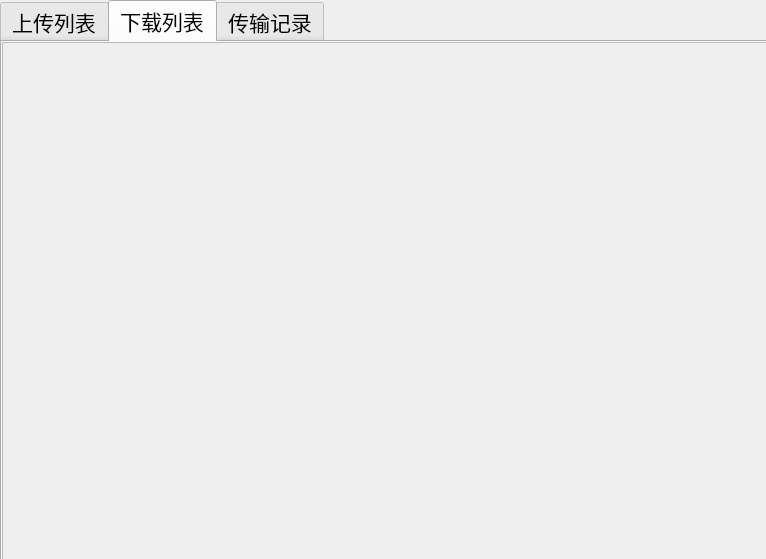
<?xml version="1.0" encoding="UTF-8"?>
<ui version="4.0">
 <class>TransferPage</class>
 <widget class="QWidget" name="TransferPage">
  <property name="geometry">
   <rect>
    <x>0</x>
    <y>0</y>
    <width>766</width>
    <height>559</height>
   </rect>
  </property>
  <property name="windowTitle">
   <string>Form</string>
  </property>
  <widget class="QTabWidget" name="tabWidget">
   <property name="geometry">
    <rect>
     <x>0</x>
     <y>0</y>
     <width>771</width>
     <height>562</height>
    </rect>
   </property>
   <property name="font">
    <font>
     <family>新宋体</family>
     <pointsize>16</pointsize>
    </font>
   </property>
   <property name="currentIndex">
    <number>1</number>
   </property>
   <widget class="QWidget" name="upload">
    <attribute name="title">
     <string>上传列表</string>
    </attribute>
    <layout class="QVBoxLayout" name="verticalLayout_2">
     <property name="spacing">
      <number>0</number>
     </property>
     <property name="leftMargin">
      <number>0</number>
     </property>
     <property name="topMargin">
      <number>0</number>
     </property>
     <property name="rightMargin">
      <number>0</number>
     </property>
     <property name="bottomMargin">
      <number>0</number>
     </property>
     <item>
      <widget class="QScrollArea" name="scrollArea">
       <property name="widgetResizable">
        <bool>true</bool>
       </property>
       <widget class="QWidget" name="upload_scroll">
        <property name="geometry">
         <rect>
          <x>0</x>
          <y>0</y>
          <width>763</width>
          <height>526</height>
         </rect>
        </property>
        <layout class="QVBoxLayout" name="verticalLayout_5">
         <property name="spacing">
          <number>0</number>
         </property>
         <property name="leftMargin">
          <number>0</number>
         </property>
         <property name="topMargin">
          <number>0</number>
         </property>
         <property name="rightMargin">
          <number>0</number>
         </property>
         <property name="bottomMargin">
          <number>0</number>
         </property>
        </layout>
       </widget>
      </widget>
     </item>
    </layout>
   </widget>
   <widget class="QWidget" name="download">
    <attribute name="title">
     <string>下载列表</string>
    </attribute>
    <layout class="QVBoxLayout" name="verticalLayout_3">
     <property name="leftMargin">
      <number>0</number>
     </property>
     <property name="topMargin">
      <number>0</number>
     </property>
     <property name="rightMargin">
      <number>0</number>
     </property>
     <property name="bottomMargin">
      <number>0</number>
     </property>
     <item>
      <widget class="QScrollArea" name="scrollArea_2">
       <property name="widgetResizable">
        <bool>true</bool>
       </property>
       <widget class="QWidget" name="download_scroll">
        <property name="geometry">
         <rect>
          <x>0</x>
          <y>0</y>
          <width>763</width>
          <height>526</height>
         </rect>
        </property>
        <layout class="QVBoxLayout" name="verticalLayout_6">
         <property name="spacing">
          <number>0</number>
         </property>
         <property name="leftMargin">
          <number>0</number>
         </property>
         <property name="topMargin">
          <number>0</number>
         </property>
         <property name="rightMargin">
          <number>0</number>
         </property>
         <property name="bottomMargin">
          <number>0</number>
         </property>
        </layout>
       </widget>
      </widget>
     </item>
    </layout>
   </widget>
   <widget class="QWidget" name="record">
    <attribute name="title">
     <string>传输记录</string>
    </attribute>
    <layout class="QVBoxLayout" name="verticalLayout_4">
     <property name="spacing">
      <number>0</number>
     </property>
     <property name="leftMargin">
      <number>0</number>
     </property>
     <property name="topMargin">
      <number>0</number>
     </property>
     <property name="rightMargin">
      <number>0</number>
     </property>
     <property name="bottomMargin">
      <number>0</number>
     </property>
     <item>
      <widget class="QScrollArea" name="scrollArea_3">
       <property name="widgetResizable">
        <bool>true</bool>
       </property>
       <widget class="QWidget" name="scrollAreaWidgetContents_3">
        <property name="geometry">
         <rect>
          <x>0</x>
          <y>0</y>
          <width>763</width>
          <height>526</height>
         </rect>
        </property>
        <layout class="QGridLayout" name="gridLayout_2">
         <property name="leftMargin">
          <number>0</number>
         </property>
         <property name="topMargin">
          <number>0</number>
         </property>
         <property name="rightMargin">
          <number>0</number>
         </property>
         <property name="bottomMargin">
          <number>0</number>
         </property>
         <property name="spacing">
          <number>0</number>
         </property>
         <item row="2" column="0" colspan="2">
          <widget class="QTextEdit" name="record_msg">
           <property name="frameShape">
            <enum>QFrame::NoFrame</enum>
           </property>
          </widget>
         </item>
         <item row="1" column="0">
          <widget class="QWidget" name="widget" native="true">
           <property name="styleSheet">
            <string notr="true">background-color: #ffffff;</string>
           </property>
           <layout class="QHBoxLayout" name="horizontalLayout">
            <item>
             <spacer name="horizontalSpacer">
              <property name="orientation">
               <enum>Qt::Horizontal</enum>
              </property>
              <property name="sizeHint" stdset="0">
               <size>
                <width>40</width>
                <height>20</height>
               </size>
              </property>
             </spacer>
            </item>
            <item>
             <widget class="QToolButton" name="clearBtn">
              <property name="minimumSize">
               <size>
                <width>0</width>
                <height>35</height>
               </size>
              </property>
              <property name="font">
               <font>
                <family>新宋体</family>
                <pointsize>16</pointsize>
                <italic>false</italic>
                <bold>false</bold>
               </font>
              </property>
              <property name="styleSheet">
               <string notr="true">color: rgb(255, 0, 0);
font: 16pt &quot;新宋体&quot;;</string>
              </property>
              <property name="text">
               <string>清除记录</string>
              </property>
              <property name="autoRaise">
               <bool>true</bool>
              </property>
             </widget>
            </item>
           </layout>
          </widget>
         </item>
        </layout>
       </widget>
      </widget>
     </item>
    </layout>
   </widget>
  </widget>
 </widget>
 <resources/>
 <connections/>
</ui>
